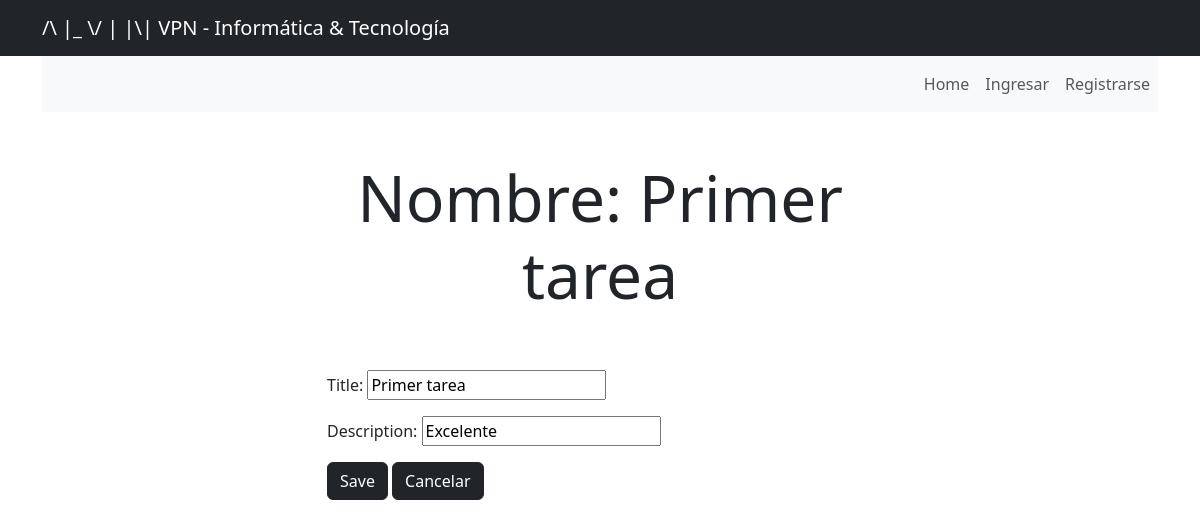
The app's page /tareaModificartask/1, older data.
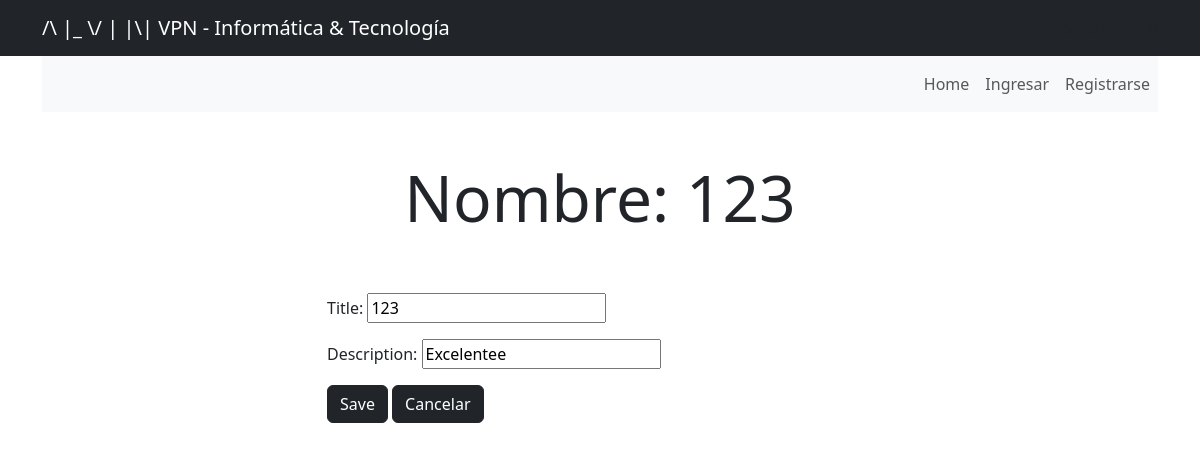
The same page, newer data.
### myapp/models.py (models this page shows, shortened)
class Task(models.Model):
    title = models.CharField(max_length=200)
    description = models.TextField()
    project = models.ForeignKey(Project, on_delete=models.CASCADE)

### myapp/views.py (the view, shortened to what this page needs)
# urls.py: path('tareaModificartask/<int:task_id>', views.tareaModificartask, name="tareaModificartask"),
def tareaModificartask(request, task_id):
    if request.method == 'GET':
        task = get_object_or_404(Task, pk=task_id)
        form = CrearTask(instance=task)
        return render (request, 'tareaModificartask.html', {'task': task, 'form': form})

### myapp/forms.py
class CrearTask(forms.ModelForm):
    class Meta:
        model = Task
        fields = ['title', 'description']
        widgets = {
            'title': forms.TextInput(),
            'description': forms.TextInput(),
        }

### myapp/templates/tareaModificartask.html (shortened to what this page needs)
{% extends 'nav.html' %}
{% block content %}
<main class="container">
    <div class="row">
        <div class="col-md-6 offset-md-3">
            <h1 class="text-center display-3 py-5"> Nombre: {{ task.title }}</h1>
            <form method="POST">
                {{form.as_p}}
                <button class="btn btn-dark">Save</button>
                <button class="btn btn-dark"formaction="{% url 'tareaVerdatos' %}">Cancelar</button>
            </form>
        </div>
    </div>
</main>
{% endblock %}

Row changes from the older to the newer data that the page shows:
changed Task: title "Primer tarea" → "123"; description "Excelente" → "Excelentee"
